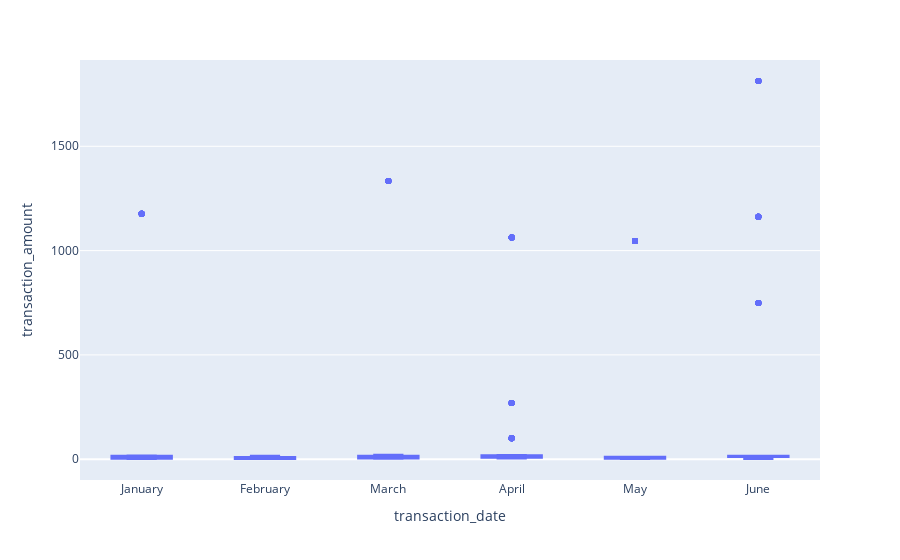

The code cell stored with this chart in its notebook:
### Code cell
# Creating the six box plots using plotly express
fig = px.box(
    df.reset_index(),
    x='transaction_date',
    y='transaction_amount'
)

display(fig)

### Figure 1 — Plotly figure (JSON) as saved in the notebook; plotly's stock layout.template omitted (floating-point values rounded to 4 significant figures; data arrays with more than 128 entries replaced by an {"elided": "..."} marker saying what was removed)
{"data": [{"alignmentgroup": "True", "hovertemplate": "transaction_date=%{x}<br>transaction_amount=%{y}<extra></extra>", "legendgroup": "", "marker": {"color": "#636efa"}, "name": "", "notched": false, "offsetgroup": "", "orientation": "v", "showlegend": false, "type": "box", "x": {"elided": "1700 str values"}, "x0": " ", "xaxis": "x", "y": {"elided": "1700 int values"}, "y0": " ", "yaxis": "y"}], "layout": {"boxmode": "group", "legend": {"tracegroupgap": 0}, "margin": {"t": 60}, "xaxis": {"anchor": "y", "domain": [0, 1], "title": {"text": "transaction_date"}}, "yaxis": {"anchor": "x", "domain": [0, 1], "title": {"text": "transaction_amount"}}}}
